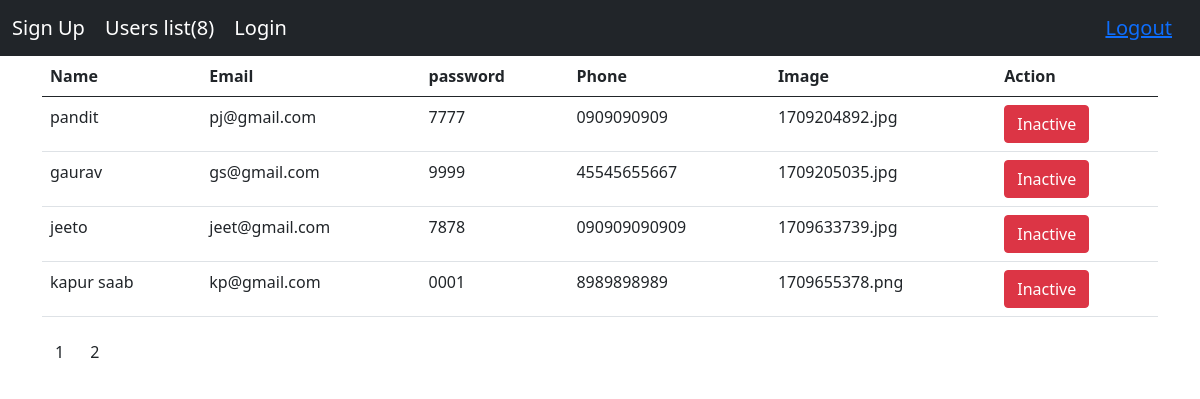
The page /users_list.php?page=2 on the database its author committed.
### tables this page shows
CREATE TABLE `users` (
  `id` int NOT NULL,
  `name` varchar(255) DEFAULT NULL,
  `email` varchar(255) DEFAULT NULL,
  `password` text,
  `phone` varchar(255) NOT NULL,
  `image` text,
  `created_date` datetime NOT NULL DEFAULT CURRENT_TIMESTAMP,
  `updated_date` datetime NOT NULL DEFAULT CURRENT_TIMESTAMP,
  `is_active` int NOT NULL DEFAULT '1'
);

### users_list.php (the view, shortened to what this page needs)
<?php
include('./connection.php');
$query ="SELECT COUNT(id) as total_count FROM `users` ";
$result=mysqli_query($connection,$query);
$number ='';
while($row =mysqli_fetch_assoc($result)){
  $number =$row;
}
$total_records =$number['total_count'];
$limit = 4;
$total_page =ceil($total_records / $limit);
$current_page = 1;
if(isset($_GET['page']) && !empty($_GET['page'])){
  $current_page =$_GET['page'];
}
$offset =($current_page - 1) * $limit;
$query ='SELECT * FROM users limit '.$limit.' OFFSET '.$offset ;
$result =mysqli_query($connection,$query);
$output =[];
while($row =mysqli_fetch_assoc($result)){
    $output[] =$row;
}
?>
<!DOCTYPE html>
<html lang="en">
<html lang="en">
<head>
<link href="https://cdn.jsdelivr.net/npm/bootstrap@5.0.2/dist/css/bootstrap.min.css" rel="stylesheet">
</head>
<body>
<?php include('./navbar.php'); ?>
<div class="container">
  <table class="table">
    <thead>
      <tr>
        <th>Name</th>
        <th>Email</th>
        <th>password</th>
        <th>Phone</th>
        <th>Image</th>
        <th>Action</th>
      </tr>
    </thead>
    <tbody>
     <?php foreach($output as $key => $value){ ?>
        <tr>
            <td><?php echo $value['name']; ?></td>
            <td><?php echo $value['email']; ?></td>
            <td><?php echo $value['password']; ?></td>
            <td><?php echo $value['phone']; ?></td>
            <td><?php echo $value['image']; ?></td>
            <td>
              <?php if($value['is_active'] == 1){ ?>
              <a href="http://localhost/app_chat/status_server.php?status=1&id=<?php echo $value['id']; ?>" class="btn btn-danger" role="button">Inactive</a></td>
              <?php } else{ ?>
              <a href="http://localhost/app_chat/status_server.php?status=0&id=<?php echo $value['id']; ?>" class="btn btn-info" role="button">Active</a></td>
              <?php } ?>
       </tr>
     <?php } ?>
    </tbody>
  </table>
  <ul class="pagination" ?>
      <?php for($i=1; $i<=$total_page; $i++){ ?>
      <li><a type="button" class="btn btn-submit" href="http://localhost/app_chat/users_list.php?page=<?php echo $i; ?>"><?php echo $i; ?></a></li>
      <?php } ?>
    </ul>
</div>
</body>
</html>

### rows shown on the page
users: name "pandit", email "pj@gmail.com", password "7777", phone "0909090909", image "1709204892.jpg"
users: name "gaurav", email "gs@gmail.com", password "9999", phone "45545655667", image "1709205035.jpg"
users: name "jeeto", email "jeet@gmail.com", password "7878", phone "090909090909", image "1709633739.jpg"
users: name "kapur saab", email "kp@gmail.com", password "0001", phone "8989898989", image "1709655378.png"

### other values the page prints
$count "8"
